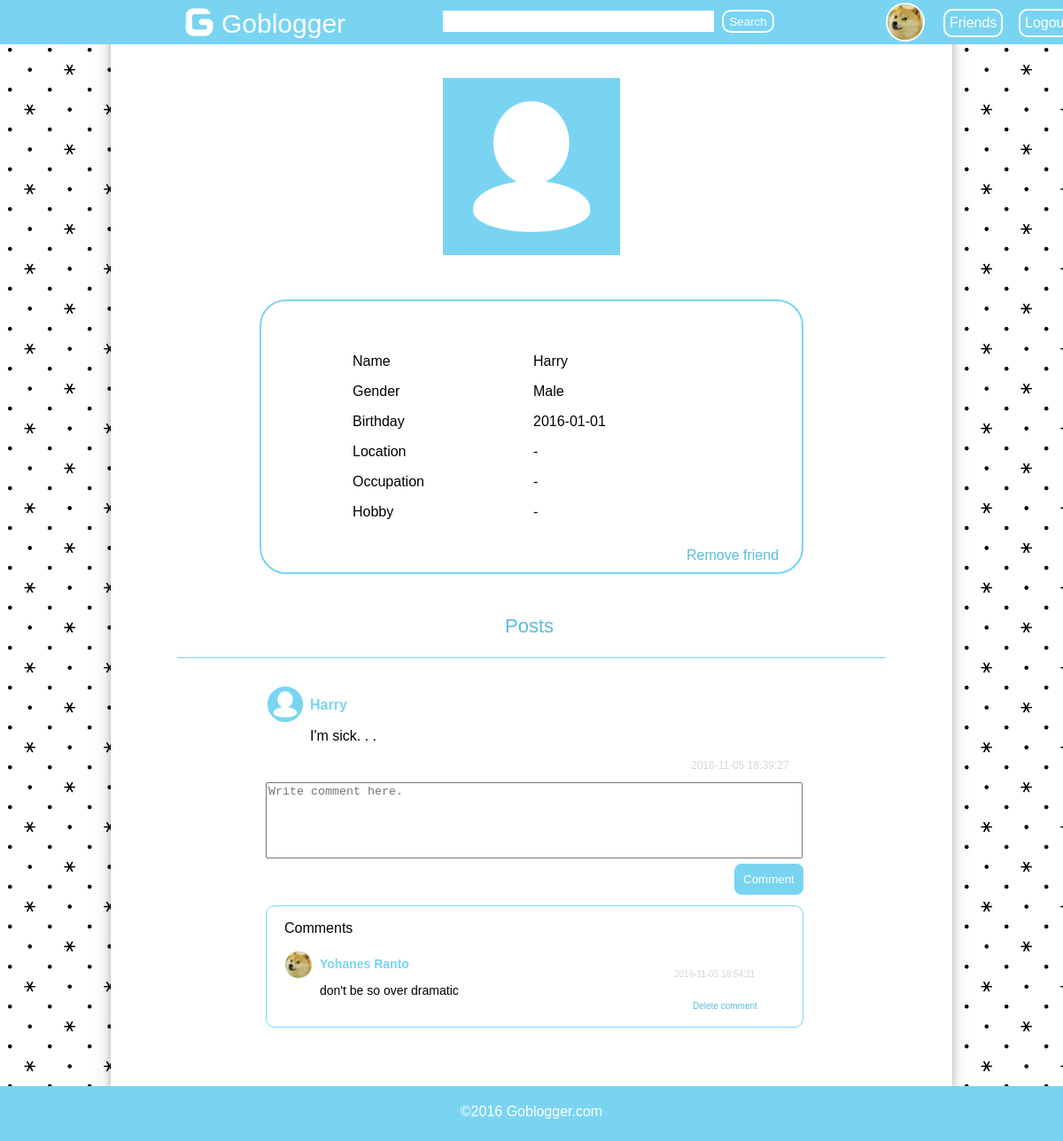
/profile.php?username=fictionfact (signed in), run on an earlier commit of the app's database.
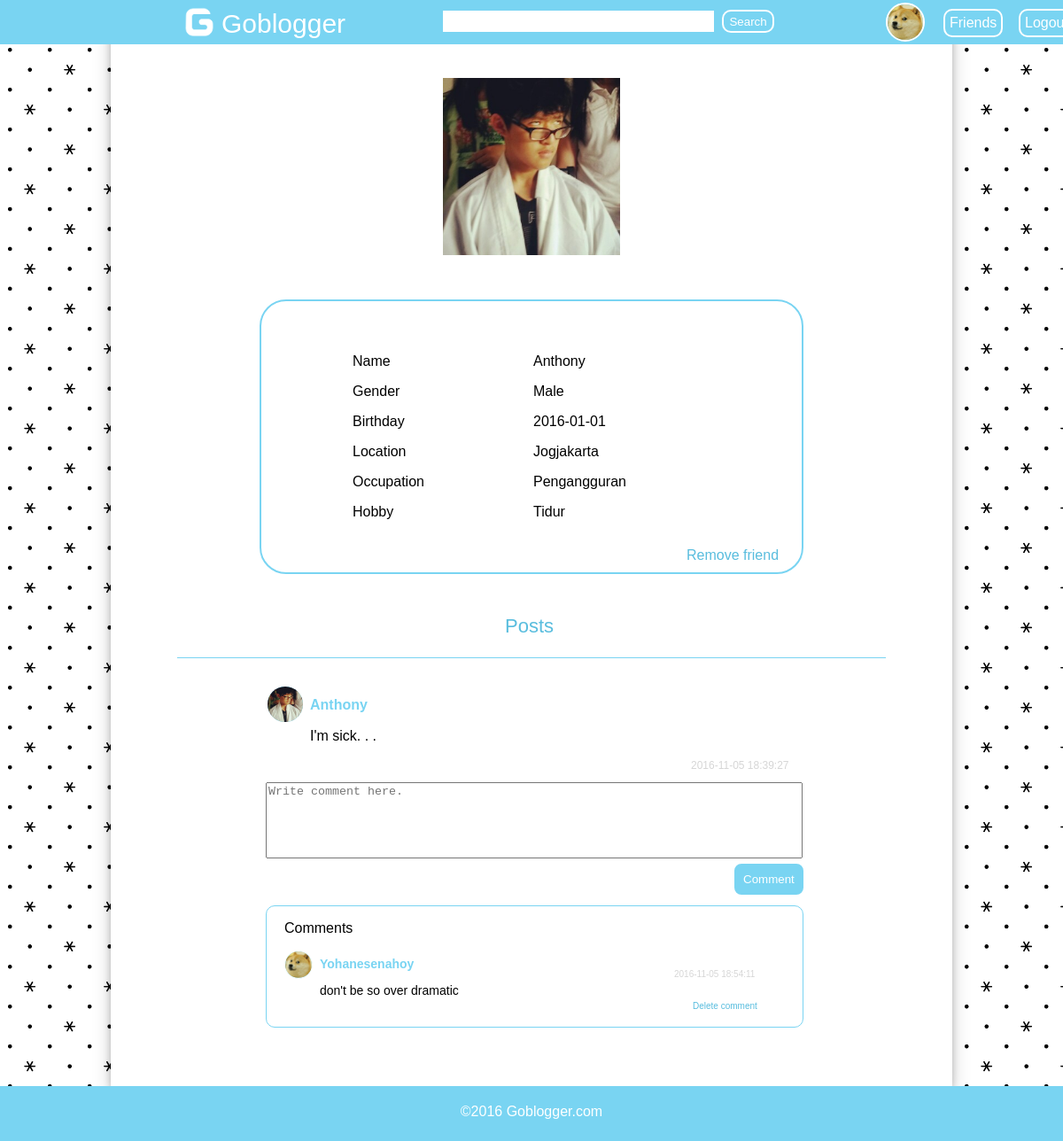
And on a later commit of the database.
### tables this page shows
CREATE TABLE `member` (
  `username` varchar(45) NOT NULL,
  `password` varchar(45) NOT NULL,
  `name` varchar(50) NOT NULL,
  `birthday` date NOT NULL,
  `email` varchar(50) NOT NULL,
  `gender` varchar(1) NOT NULL,
  `location` varchar(255) DEFAULT NULL,
  `occupation` varchar(255) DEFAULT NULL,
  `hobby` varchar(255) DEFAULT NULL,
  `profile_image` varchar(50) DEFAULT NULL,
  PRIMARY KEY (`username`)
);

CREATE TABLE `post` (
  `id_post` int(10) unsigned NOT NULL AUTO_INCREMENT,
  `username` varchar(45) NOT NULL,
  `content` text NOT NULL,
  `image` varchar(255) DEFAULT NULL,
  `date` datetime NOT NULL,
  PRIMARY KEY (`id_post`),
  KEY `FK_id_member` (`username`) USING BTREE,
  CONSTRAINT `FK_id_member` FOREIGN KEY (`username`) REFERENCES `member` (`username`)
);

CREATE TABLE `comment` (
  `id_comment` int(10) unsigned NOT NULL AUTO_INCREMENT,
  `id_post` int(10) unsigned NOT NULL,
  `username` varchar(45) NOT NULL,
  `comment` text NOT NULL,
  `date` datetime NOT NULL,
  PRIMARY KEY (`id_comment`),
  KEY `FK_username` (`username`),
  CONSTRAINT `FK_username` FOREIGN KEY (`username`) REFERENCES `member` (`username`)
);

### profile.php (the view, shortened to what this page needs)
<!DOCTYPE html>
<html>
<head>
</head>
<body>
	<div id="wrapper">
		<div id="header">
			<a href="main.php" style="text-decoration:none; margin-left:200px; margin-top:-100px">
				<img src="images/resources/logo_no_background.png" style="width:50px; height:50px;">
				<span style="color:white; font-size:30px; margin-top: 10px; position:absolute; width:100px;">Goblogger</span>
			</a>
			<form method="post" action="search.php"  id="searchform">
				<input type="text" name="name" id="field_search" style="height:20px;">
				<input type="submit" name="submit" value="Search" style="height:26px;" id="button_search">
			</form>
			<div id="sidebar">
				<?php
					$conn = konek_db();
					$logged_username = $_COOKIE['logged_in'];
					$query = $conn->prepare("select profile_image from member where username=?");
					$query->bind_param("s", $logged_username);
					$result = $query->execute();
					$rows = $query->get_result();
					while($row = $rows->fetch_array()){
						$profile_image = $row['profile_image'];
						if($profile_image != null && $profile_image != '')
							echo "<a href=\"profile.php?username=$logged_username\"><img src=\"images/thumbnail/$profile_image\"></a>";
						else
							echo "<a href=\"profile.php?username=$logged_username\"><img src=\"images/resources/default_profile.png\"></a>";
					}
				?>
				<a href="friend.php" class="side_text">Friends</a>
				<a href="logout.php" class="side_text" id="sidetext">Logout</a>
			</div>
		</div>
		<div id="content">
			<?php
				if(isset($_GET['username'])){
					$username_visited = $_GET['username'];
				}else{
					$username_visited = $_COOKIE['logged_in'];
				}
				$conn = konek_db();
				$query = $conn->prepare("select * from member where username=?");
				$query->bind_param("s", $username_visited);
				$result = $query->execute();
				$rows = $query->get_result();
				while($row = $rows->fetch_array()){
					$name = $row['name'];
					$birthday = $row['birthday'];
					$gender = $row['gender'];
					$location = $row['location'];
					$occupation = $row['occupation'];
					$hobby = $row['hobby'];
					$profile_image_visited = $row['profile_image'];
				}
				if($profile_image_visited != null && $profile_image_visited != "")
					echo "<a href=\"images/profile/$profile_image_visited\"><img src=\"images/profile/$profile_image_visited\" id=\"profile_image_visited\"></a>";
				else
					echo "<img src=\"images/resources/default_profile.png\" id=\"profile_image_visited\" style=\"background-color:#79D4F2;\">";
			?>
			<table>
				<tr>
					<td>Name</td>
					<td><?php echo $name; ?></td>
				</tr>
				<tr>
					<td>Gender</td>
					<td>
						<?php
							if($gender == "m")
								echo "Male";
							else
								echo "Female";
						 ?>
					</td>
				</tr>
				<tr>
					<td>Birthday</td>
					<td><?php echo $birthday; ?></td>
				</tr>
				<tr>
					<td>Location</td>
					<td>
						<?php
							if($location != "" && $location != null)
								echo $location;
							else
								echo "-";
						 ?>
					</td>
				</tr>
				<tr>
					<td>Occupation</td>
					<td>
						<?php
							if($occupation != "" && $occupation != null)
								echo $occupation;
							else
								echo "-";
						 ?>
					</td>
				</tr>
				<tr>
					<td>Hobby</td>
					<td>
						<?php
							if($hobby != "" && $hobby != null)
								echo $hobby;
							else
								echo "-";
						 ?>
					</td>
				</tr>
			</table>
			<?php
				if ($username_visited == $_COOKIE['logged_in']) {
					echo "<a href=\"edit_profile.php\" id=\"edit_profile\">Edit profile</a>";
				}
				else{
					$query_friend = $conn->prepare("select * from friend where username=? and username_friend=?");
					$query_friend->bind_param("ss", $logged_username, $username_visited);
					$result_friend = $query_friend->execute();
					$rows_friend = $query_friend->get_result();
					if($rows_friend->num_rows == 1){
						echo "<a href=\"remove_friend.php?friend=$username_visited\" id=\"edit_profile\">Remove friend</a>";
					}
					else
						echo "<a href=\"add_friend.php?friend=$username_visited\" id=\"edit_profile\">Add friend</a>";
				}
			 ?>
			<div id="posts">
				<?php
					$conn = konek_db();
					$visited = $_GET['username'];
					$query = $conn->prepare("select * from post left join member ON post.username = member.username where post.username = ? order by date desc");
					$query->bind_param("s", $visited);
					$result = $query->execute();
					$rows = $query->get_result();
					if($rows->num_rows != 0){
						echo "<br><br><p style=\"color:#59BDDE; font-size:22px; margin-left:370px;\">Posts</p>";
					}
					while($row = $rows->fetch_array()){
						$id_post = $row['id_post'];
						$username = $row['username'];
						$name = $row['name'];
						$content = $row['content'];
						$date = $row['date'];
						$profileimage = $row['profile_image'];
						echo "<hr><div id=\"post\">";
						if($profileimage != null && $profileimage != '')
							echo "<a href=\"profile.php?username=$username\" class=\"link_profile\"><img src=\"images/thumbnail/$profileimage\" class=\"	image_profile\"></a>";
						else
							echo "<a href=\"profile.php?username=$username\" class=\"link_profile\"><img src=\"images/resources/default_profile.png\" class=\"image_profile\"></a>";
						echo "<a href=\"profile.php?username=$username\" id=\"username_name\">$name</a><br>";
						$content_new = nl2br($content);
						echo "<p style=\"margin-left:150px; margin-top:-2px; width:500px; text-align:justify; word-wrap:break-word; line-height:20px;\">	$content_new</p>";
						echo "<p style=\"margin-left:580px; font-size:12px; color:#D6D6D6;\">$date</p>";
						echo "<form method=\"post\" action=\"comment.php?id_post=$id_post&logged_username=$logged_username\" class=\"form_comment\">";
						echo "<textarea name=\"comment\" id=\"text_comment\" placeholder=\"Write comment here.\"></textarea><br>";
						echo "<input type=\"submit\" name=\"post_comment\" value=\"Comment\" id=\"button_comment\">";
						echo "</form>";
						$querycheck = $conn->prepare("select * from comment where id_post = $id_post");
						$resultcheck = $querycheck->execute();
						if($result){
							$resultcheck1 = $querycheck->get_result();
							if($resultcheck1->num_rows > 0){
								echo "<div class=\"comment_list\">";
								echo "<p style=\"margin-left:20px;\">Comments</p>";
								$query1 = $conn->prepare("select * from comment left join member ON comment.username = member.username where id_post = $id_post order by date asc");
								$result1 = $query1->execute();
								$rows1 = $query1->get_result();
								while($row1 = $rows1->fetch_array()){
									$id_comment = $row1['id_comment'];
									$commenter = $row1['username'];
									$commenter_name = $row1['name'];
									$comment = $row1['comment'];
									$date_comment = $row1['date'];
									$profileimagecommenter = $row1['profile_image'];
									if($profileimagecommenter != null && $profileimagecommenter != '')
										echo "<a href=\"profile.php?username=$commenter\" class=\"link_commenter\"><img src=\"images/thumbnail/$profileimagecommenter\" class=\"image_profile_commenter\"></a>";
									else
										echo "<a href=\"profile.php?username=$commenter\" class=\"link_commenter\"><img src=\"images/resources/default_profile.png\" class=\"image_profile_commenter\"></a>";
									echo "<a href=\"profile.php?username=$commenter\" class=\"commenter_name\">$commenter_name</a><br>";
									echo "<p style=\"color:#D6D6D6; font-size:10px; margin-left:460px; margin-top:-20px;\">$date_comment</p>";
									$comment_new = nl2br($comment);
									echo "<p style=\"margin-left:60px; margin-top: -5px; width:500px; text-align:justify; word-wrap:break-word; font-size:14px;\">$comment_new</p>";
									if ($commenter == $logged_username) {
										echo "<a href=\"delete_comment.php?id_comment=$id_comment\" class=\"link_delete_comment\">Delete comment</a>";
									}
									echo "<br>";
								}
								echo "</div>";
							}
						}
						echo "</div>";
						echo "<br><br>";
					}
				 ?>
			</div>
		</div>
		<div id="footer">
			<p>&copy;2016 <a href="main.php" style="text-decoration:none; color:white;">Goblogger.com</a></p>
		</div>
	</div>
</body>
</html>

### profile.php (style rules this page uses)
body { font-family: arial; background-image: url('images/resources/bg.png'); background-size: 30%; }
#header { margin-left:-8px; margin-top:-8px; width:100%; height:50px; background-color: #79D4F2; position:fixed; }
#footer { background-color: #79D4F2; height:50px; width:100%; margin-left: -8px; position:absolute; padding-bottom: 12px; }
#footer p { text-align: center; margin-top:20px; color:white; }
#searchform { margin-left: 500px; margin-top: -43px; }
#field_search { width:300px; border: 1px solid white; }
#button_search { margin-left: 5px; color:white; border: 2px solid white; background-color: #79D4F2; border-radius: 10px; transition: background-color 300ms; }
#sidebar img { width:40px; height:40px; margin-left: 1000px; margin-top: -34px; position: absolute; border: 2px solid white; border-radius: 25px; }
#content { margin: auto; padding-top: 80px; min-height:600px; width:950px; box-shadow: 0 4px 8px 0 rgba(0, 0, 0, 0.2), 0 6px 20px 0 rgba(0, 0, 0, 0.19); background-color: white; padding-bottom: 30px; }
.side_text { text-decoration: none; color:white; position:absolute; margin-left:1065px; margin-top: -27px; border: 2px solid white; padding:5px; border-radius: 10px; transition: background-color 300ms; }
#sidetext { margin-left:1150px; }
#profile_image_visited { width: 200px; margin-left: auto; margin-right: auto; display: block; }
table { margin-left:auto; margin-right: auto; margin-top: 50px; padding-top: 50px; padding-bottom: 50px; padding-left: 100px; padding-right: 100px; border: 2px solid #79D4F2; border-radius: 30px; }
td { width:200px; height:30px; }
#edit_profile { text-decoration: none; margin-left: 650px; margin-top: -30px; display: block; color: #59BDDE; }
.image_profile { width:40px; height:40px; border: 2px solid white; border-radius: 25px; vertical-align: top; background-color: #79D4F2; }
.link_profile { margin-left: 100px; }
.image_profile_commenter { width:30px; height:30px; border: 1.5px solid white; border-radius: 18.75px; vertical-align: top; background-color: #79D4F2; }
.link_commenter { margin-left: 20px; }
#username_name { margin-left: 150px; display: block; margin-top:-30px; text-decoration: none; font-weight: bold; color: #79D4F2; width:300px; }
.commenter_name { margin-top: -25px; margin-left: 60px; font-size: 14px; display: block; text-decoration: none; font-weight: bold; color: #79D4F2; width:300px; }
.form_comment #text_comment { resize: none; width:600px; height:80px; margin-left: 100px; }
#button_comment { margin-left: 627px; color:white; padding:10px; border: 2px solid white; background-color: #79D4F2; border-radius: 10px; transition: background-color 300ms; }
.comment_list { margin-top: 10px; border: 1px solid #79D4F2; width:605px; margin-left:100px; border-radius: 10px; }
hr { margin-bottom: 30px; height:0px; border:0; border-top: 1px solid #79D4F2; }
.link_delete_comment { font-size: 10px; display: block; margin-top: -10px; margin-left: 481px; color: #59BDDE; text-decoration: none; width:75px; }
#posts { width:800px; margin-left: auto; margin-right: auto; }

What changed in the data, as far as the page shows it:
changed member: profile_image empty → "fictionfact.jpg" (drawn); profile_image: picture added; name "Harry" → "Anthony"; location (not shown) → "Jogjakarta"; occupation (not shown) → "Pengangguran"; hobby (not shown) → "Tidur"
changed through a linked row, post "I'm sick. . .": username.profile_image: picture added; username.name "Harry" → "Anthony"
changed through a linked row, comment "don't be so over dramatic": username.name "Yohanes Ranto" → "Yohanesenahoy"
